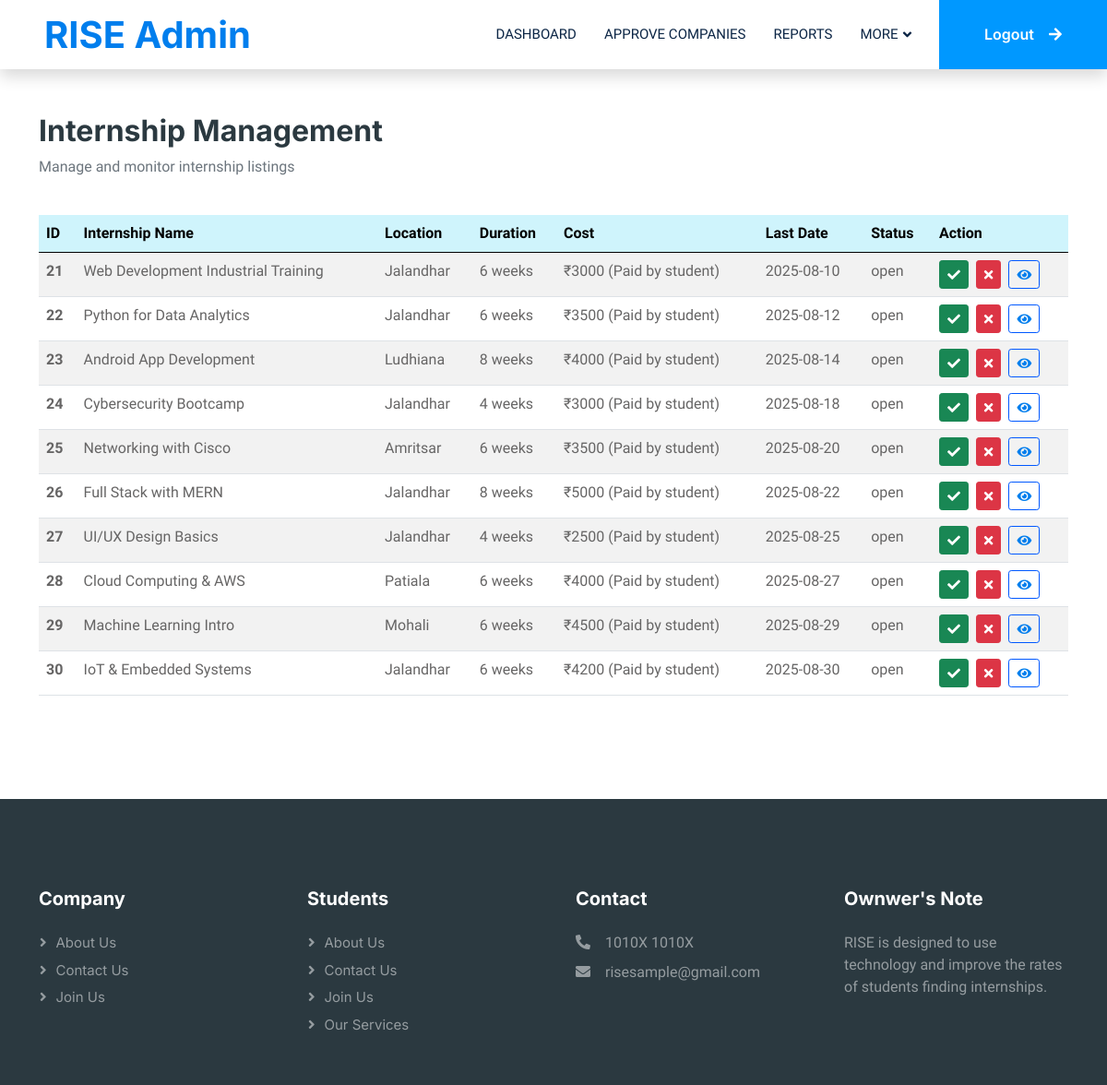
The app's page /admin/adminInternships.php, older data.
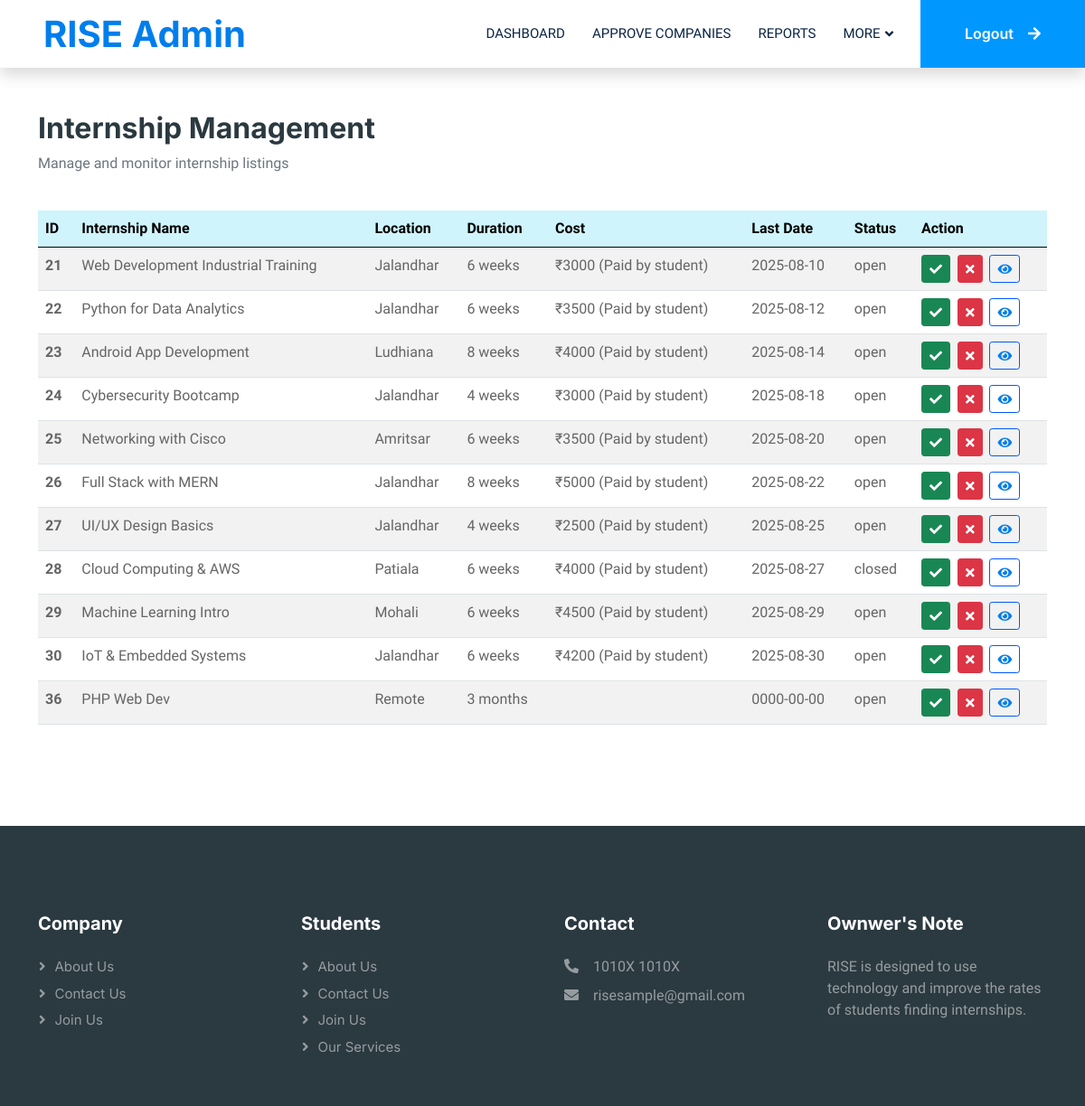
The same page, newer data.
### tables this page shows
CREATE TABLE `internships` (
  `id` int(11) NOT NULL,
  `company_id` int(11) DEFAULT NULL,
  `title` varchar(150) DEFAULT NULL,
  `description` text DEFAULT NULL,
  `location` varchar(100) DEFAULT NULL,
  `duration` varchar(50) DEFAULT NULL,
  `stipend` varchar(50) DEFAULT NULL,
  `last_date` date DEFAULT NULL,
  `status` enum('open','closed') DEFAULT 'open',
  `created_at` timestamp NOT NULL DEFAULT current_timestamp()
);

### admin/adminInternships.php (the view)
<?php
include('adminHeader.php');
?>
<div class="container-xxl py-5" id="allCategories">
    <div class="container">
        <div class="row mb-4">
            <div class="col-12">
                <h2 class="fw-bold text-dark">Internship Management</h2>
                <p class="text-muted">Manage and monitor internship listings</p>
            </div>
        </div>
        <div class="row g-4 justify-content-center">
            <div class="col-lg-12 col-md-12 wow fadeInUp" data-wow-delay="0.5s">
                <table class="table table-striped table-hover">
                    <thead class="table-info">
                        <tr>
                            <th scope="col">ID</th>
                            <th scope="col">Internship Name</th>
                            <th scope="col">Location</th>
                            <th scope="col">Duration</th>
                            <th scope="col">Cost</th>
                            <th scope="col">Last Date</th>
                            <th scope="col">Status</th>
                            <th scope="col">Action</th>
                        </tr>
                    </thead>
                    <tbody>
                        <?php
                        include('../dbms/connection.php');
                        $query = "SELECT * FROM `internships`";
                        $result = mysqli_query($db, $query);
                        while ($row = mysqli_fetch_assoc($result)) {
                            ?>
                            <tr>
                                <th scope="row"><?php echo $row["id"] ?></th>
                                <td><?php echo $row["title"] ?>
                                </td>
                                <td><?php echo $row["location"] ?>
                                </td>
                                <td><?php echo $row["duration"] ?>
                                </td>
                                <td><?php echo $row["stipend"] ?>
                                </td>
                                <td><?php echo $row["last_date"] ?>
                                </td>
                                <td><?php echo $row["status"] ?>
                                </td>
                                <td>
                                    <button class="btn btn-success btn-sm me-1">
                                        <a href="deletee.php?id=<?php echo $row["id"] ?>" class="text-white"><i class="fas fa-check"></i></a>
                                    </button>
                                    <button class="btn btn-danger btn-sm me-1">
                                        <a href="deletee.php?id=<?php echo $row["id"] ?>" class="text-white"><i class="fas fa-times"></i></a>
                                    </button>
                                    <button class="btn btn-outline-primary btn-sm">
                                        <a href="deletee.php?id=<?php echo $row["id"] ?>" class="text-primary"><i class="fas fa-eye"></i></a>
                                    </button>
                                </td>
                            </tr>
                            <?php
                        }
                        ?>
                    </tbody>
                </table>
            </div>
        </div>
    </div>
</div>
<?php
include('adminFooter.php');
?>

Row changes from the older to the newer data that the page shows:
changed internships "Cloud Computing & AWS": status "open" → "closed"
added internships: id "36", title "PHP Web Dev", location "Remote", duration "3 months", last_date "0000-00-00", status "open"
